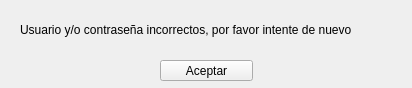
<?xml version="1.0" encoding="UTF-8"?>
<ui version="4.0">
 <class>Form</class>
 <widget class="QWidget" name="Form">
  <property name="geometry">
   <rect>
    <x>0</x>
    <y>0</y>
    <width>412</width>
    <height>88</height>
   </rect>
  </property>
  <property name="windowTitle">
   <string>Form</string>
  </property>
  <widget class="QLabel" name="label">
   <property name="geometry">
    <rect>
     <x>20</x>
     <y>20</y>
     <width>361</width>
     <height>20</height>
    </rect>
   </property>
   <property name="text">
    <string>Usuario y/o contraseña incorrectos, por favor intente de nuevo</string>
   </property>
  </widget>
  <widget class="QPushButton" name="aceptar">
   <property name="geometry">
    <rect>
     <x>160</x>
     <y>60</y>
     <width>93</width>
     <height>21</height>
    </rect>
   </property>
   <property name="text">
    <string>Aceptar</string>
   </property>
  </widget>
 </widget>
 <resources/>
 <connections/>
</ui>
